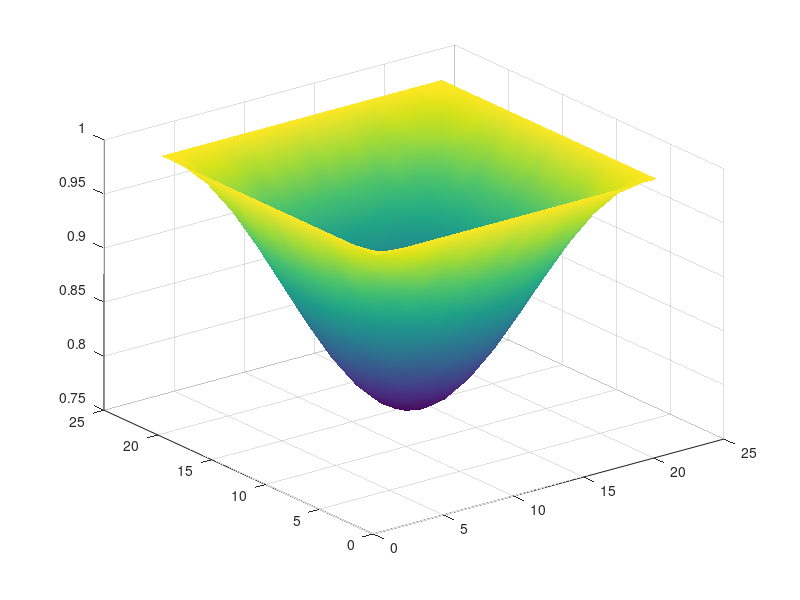

The MATLAB script that drew this image: (Note: this script raises an error after producing the figure.)
% Auto-generated MATLAB script
field = [ ...
    1.00000000E+00   1.00000000E+00   1.00000000E+00   1.00000000E+00   1.00000000E+00   1.00000000E+00   1.00000000E+00   1.00000000E+00   1.00000000E+00   1.00000000E+00   1.00000000E+00   1.00000000E+00   1.00000000E+00   1.00000000E+00   1.00000000E+00   1.00000000E+00   1.00000000E+00   1.00000000E+00   1.00000000E+00   1.00000000E+00   1.00000000E+00; ...
    1.00000000E+00   9.94552831E-01   9.89240945E-01   9.84192926E-01   9.79537246E-01   9.75382997E-01   9.71839152E-01   9.68984662E-01   9.66898472E-01   9.65621902E-01   9.65196413E-01   9.65621902E-01   9.66898472E-01   9.68984662E-01   9.71839152E-01   9.75382997E-01   9.79537246E-01   9.84192926E-01   9.89240945E-01   9.94552831E-01   1.00000000E+00; ...
    1.00000000E+00   9.89240945E-01   9.78745820E-01   9.68778428E-01   9.59576466E-01   9.51377364E-01   9.44369125E-01   9.38739594E-01   9.34608971E-01   9.32097585E-01   9.31246609E-01   9.32097585E-01   9.34608971E-01   9.38739594E-01   9.44369125E-01   9.51377364E-01   9.59576466E-01   9.68778428E-01   9.78745820E-01   9.89240945E-01   1.00000000E+00; ...
    1.00000000E+00   9.84192926E-01   9.68778428E-01   9.54129645E-01   9.40619381E-01   9.28564218E-01   9.18280374E-01   9.09996969E-01   9.03943075E-01   9.00238616E-01   8.99003892E-01   9.00238616E-01   9.03943075E-01   9.09996969E-01   9.18280374E-01   9.28564218E-01   9.40619381E-01   9.54129645E-01   9.68778428E-01   9.84192926E-01   1.00000000E+00; ...
    1.00000000E+00   9.79537246E-01   9.59576466E-01   9.40619381E-01   9.23118081E-01   9.07524124E-01   8.94195090E-01   8.83488223E-01   8.75632158E-01   8.70855721E-01   8.69237249E-01   8.70855721E-01   8.75632158E-01   8.83488223E-01   8.94195090E-01   9.07524124E-01   9.23118081E-01   9.40619381E-01   9.59576466E-01   9.79537246E-01   1.00000000E+00; ...
    1.00000000E+00   9.75382997E-01   9.51377364E-01   9.28564218E-01   9.07524124E-01   8.88750134E-01   8.72734673E-01   8.59834597E-01   8.50406610E-01   8.44637515E-01   8.42714617E-01   8.44637515E-01   8.50406610E-01   8.59834597E-01   8.72734673E-01   8.88750134E-01   9.07524124E-01   9.28564218E-01   9.51377364E-01   9.75382997E-01   1.00000000E+00; ...
    1.00000000E+00   9.71839152E-01   9.44369125E-01   9.18280374E-01   8.94195090E-01   8.72734673E-01   8.54391265E-01   8.39656461E-01   8.28844955E-01   8.22271607E-01   8.20044281E-01   8.22271607E-01   8.28844955E-01   8.39656461E-01   8.54391265E-01   8.72734673E-01   8.94195090E-01   9.18280374E-01   9.44369125E-01   9.71839152E-01   1.00000000E+00; ...
    1.00000000E+00   9.68984662E-01   9.38739594E-01   9.09996969E-01   8.83488223E-01   8.59834597E-01   8.39656461E-01   8.23403471E-01   8.11524992E-01   8.04256437E-01   8.01833732E-01   8.04256437E-01   8.11524992E-01   8.23403471E-01   8.39656461E-01   8.59834597E-01   8.83488223E-01   9.09996969E-01   9.38739594E-01   9.68984662E-01   1.00000000E+00; ...
    1.00000000E+00   9.66898472E-01   9.34608971E-01   9.03943075E-01   8.75632158E-01   8.50406610E-01   8.28844955E-01   8.11524992E-01   7.98816676E-01   7.91090054E-01   7.88471970E-01   7.91090054E-01   7.98816676E-01   8.11524992E-01   8.28844955E-01   8.50406610E-01   8.75632158E-01   9.03943075E-01   9.34608971E-01   9.66898472E-01   1.00000000E+00; ...
    1.00000000E+00   9.65621902E-01   9.32097585E-01   9.00238616E-01   8.70855721E-01   8.44637515E-01   8.22271607E-01   8.04256437E-01   7.91090054E-01   7.83033435E-01   7.80348044E-01   7.83033435E-01   7.91090054E-01   8.04256437E-01   8.22271607E-01   8.44637515E-01   8.70855721E-01   9.00238616E-01   9.32097585E-01   9.65621902E-01   1.00000000E+00; ...
    1.00000000E+00   9.65196413E-01   9.31246609E-01   8.99003892E-01   8.69237249E-01   8.42714617E-01   8.20044281E-01   8.01833732E-01   7.88471970E-01   7.80348044E-01   7.77595345E-01   7.80348044E-01   7.88471970E-01   8.01833732E-01   8.20044281E-01   8.42714617E-01   8.69237249E-01   8.99003892E-01   9.31246609E-01   9.65196413E-01   1.00000000E+00; ...
    1.00000000E+00   9.65621902E-01   9.32097585E-01   9.00238616E-01   8.70855721E-01   8.44637515E-01   8.22271607E-01   8.04256437E-01   7.91090054E-01   7.83033435E-01   7.80348044E-01   7.83033435E-01   7.91090054E-01   8.04256437E-01   8.22271607E-01   8.44637515E-01   8.70855721E-01   9.00238616E-01   9.32097585E-01   9.65621902E-01   1.00000000E+00; ...
    1.00000000E+00   9.66898472E-01   9.34608971E-01   9.03943075E-01   8.75632158E-01   8.50406610E-01   8.28844955E-01   8.11524992E-01   7.98816676E-01   7.91090054E-01   7.88471970E-01   7.91090054E-01   7.98816676E-01   8.11524992E-01   8.28844955E-01   8.50406610E-01   8.75632158E-01   9.03943075E-01   9.34608971E-01   9.66898472E-01   1.00000000E+00; ...
    1.00000000E+00   9.68984662E-01   9.38739594E-01   9.09996969E-01   8.83488223E-01   8.59834597E-01   8.39656461E-01   8.23403471E-01   8.11524992E-01   8.04256437E-01   8.01833732E-01   8.04256437E-01   8.11524992E-01   8.23403471E-01   8.39656461E-01   8.59834597E-01   8.83488223E-01   9.09996969E-01   9.38739594E-01   9.68984662E-01   1.00000000E+00; ...
    1.00000000E+00   9.71839152E-01   9.44369125E-01   9.18280374E-01   8.94195090E-01   8.72734673E-01   8.54391265E-01   8.39656461E-01   8.28844955E-01   8.22271607E-01   8.20044281E-01   8.22271607E-01   8.28844955E-01   8.39656461E-01   8.54391265E-01   8.72734673E-01   8.94195090E-01   9.18280374E-01   9.44369125E-01   9.71839152E-01   1.00000000E+00; ...
    1.00000000E+00   9.75382997E-01   9.51377364E-01   9.28564218E-01   9.07524124E-01   8.88750134E-01   8.72734673E-01   8.59834597E-01   8.50406610E-01   8.44637515E-01   8.42714617E-01   8.44637515E-01   8.50406610E-01   8.59834597E-01   8.72734673E-01   8.88750134E-01   9.07524124E-01   9.28564218E-01   9.51377364E-01   9.75382997E-01   1.00000000E+00; ...
    1.00000000E+00   9.79537246E-01   9.59576466E-01   9.40619381E-01   9.23118081E-01   9.07524124E-01   8.94195090E-01   8.83488223E-01   8.75632158E-01   8.70855721E-01   8.69237249E-01   8.70855721E-01   8.75632158E-01   8.83488223E-01   8.94195090E-01   9.07524124E-01   9.23118081E-01   9.40619381E-01   9.59576466E-01   9.79537246E-01   1.00000000E+00; ...
    1.00000000E+00   9.84192926E-01   9.68778428E-01   9.54129645E-01   9.40619381E-01   9.28564218E-01   9.18280374E-01   9.09996969E-01   9.03943075E-01   9.00238616E-01   8.99003892E-01   9.00238616E-01   9.03943075E-01   9.09996969E-01   9.18280374E-01   9.28564218E-01   9.40619381E-01   9.54129645E-01   9.68778428E-01   9.84192926E-01   1.00000000E+00; ...
    1.00000000E+00   9.89240945E-01   9.78745820E-01   9.68778428E-01   9.59576466E-01   9.51377364E-01   9.44369125E-01   9.38739594E-01   9.34608971E-01   9.32097585E-01   9.31246609E-01   9.32097585E-01   9.34608971E-01   9.38739594E-01   9.44369125E-01   9.51377364E-01   9.59576466E-01   9.68778428E-01   9.78745820E-01   9.89240945E-01   1.00000000E+00; ...
    1.00000000E+00   9.94552831E-01   9.89240945E-01   9.84192926E-01   9.79537246E-01   9.75382997E-01   9.71839152E-01   9.68984662E-01   9.66898472E-01   9.65621902E-01   9.65196413E-01   9.65621902E-01   9.66898472E-01   9.68984662E-01   9.71839152E-01   9.75382997E-01   9.79537246E-01   9.84192926E-01   9.89240945E-01   9.94552831E-01   1.00000000E+00; ...
    1.00000000E+00   1.00000000E+00   1.00000000E+00   1.00000000E+00   1.00000000E+00   1.00000000E+00   1.00000000E+00   1.00000000E+00   1.00000000E+00   1.00000000E+00   1.00000000E+00   1.00000000E+00   1.00000000E+00   1.00000000E+00   1.00000000E+00   1.00000000E+00   1.00000000E+00   1.00000000E+00   1.00000000E+00   1.00000000E+00   1.00000000E+00 ];

% Surface plot (auto-generated)
[ny, nx] = size(field);
[X, Y] = meshgrid(1:nx, 1:ny);
fig = figure('Color','w');
ax = axes('Parent', fig);
h = surf(ax, X, Y, field);
shading(ax, 'interp');
colormap(ax, parula);
cb = colorbar(ax);
cb.Label.String = 'field value';
grid(ax, 'on');
box(ax, 'on');
axis(ax, 'tight');
view(ax, 45, 30);
xlabel(ax, 'i (x index)');
ylabel(ax, 'j (y index)');
zlabel(ax, 'field');
title(ax, sprintf('field (%d x %d)', ny, nx));
set(ax, 'FontSize', 12, 'LineWidth', 1);
set(h, 'EdgeColor', 'k');
drawnow;
